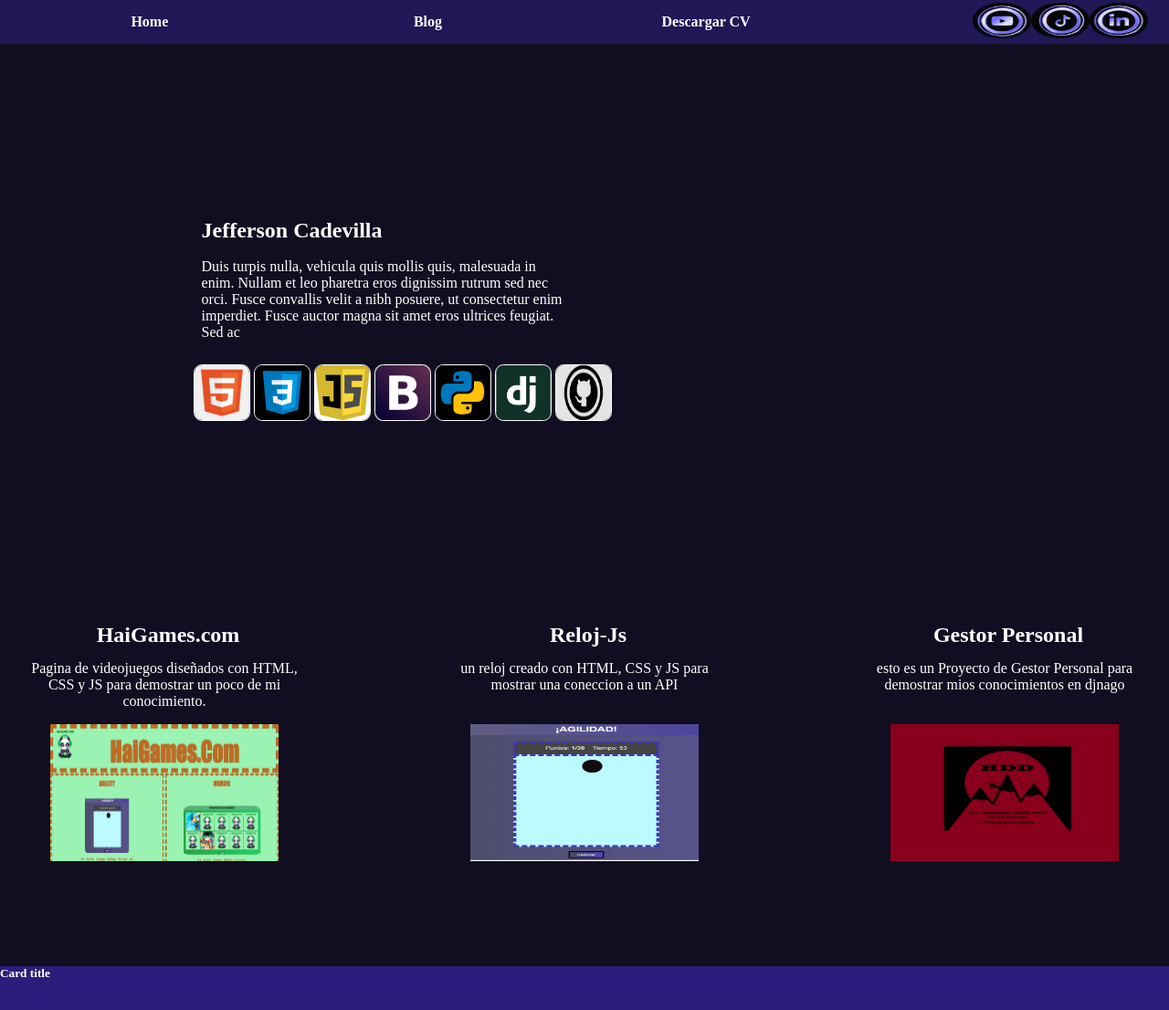
The page / on the database its author committed.
### Portafolio/models.py (models this page shows, shortened)
class Presentacion(models.Model):
    image = models.ImageField(upload_to="Portafolio/images/")
    title = models.CharField( max_length=100)
    description = models.CharField(max_length=250)
    id = models.AutoField(primary_key=True)

class Projecto(models.Model):
    id = models.AutoField(primary_key=True)
    title = models.CharField( max_length=100)
    description = models.CharField(max_length=250)
    image = models.ImageField(upload_to="Portafolio/images/")
    url =models.URLField(blank=True)

### portafolio_jeff/views.py (the view)
# urls.py: 2. Add a URL to urlpatterns:  path('', views.home, name='home')
def home(request, Projecto_id=None):
    projectos = Projecto.objects.all()
    presentaciones = Presentacion.objects.all()
    return render(request, 'Principal.html', {'projectos': projectos, 'presentaciones': presentaciones})

### Templates/Principal.html (shortened to what this page needs)
{% extends 'layout/base.html' %}
{% load static %}
        {% block content %}
            {% for presentacion in presentaciones %}
                <secction class="containerpresent">
                    <div class="Present">
                        <div class="text-container">
                            <h2 class="title01">{{ presentacion.title }}</h2>
                            <p class="title01">{{ presentacion.description }}</p>
                            <div class="skill">
                                <img class="redesS" src="{% static "img/html5 - tabtag.jpg" %}">
                                <img class="redesS" src="{% static "img/CSS3 - MI PORTAL.jpg" %}">
                                <img class="redesS" src="{% static "img/Unplugged Coding in the classroom - The Blog of Curiosity and the Hungry Mind.jpg" %}">
                                <img class="redesS" src="{% static "img/File_Bootstrap logo_svg - Wikimedia Commons.jpg" %}">
                                <img class="redesS" src="{% static "img/Python - MI PORTAL.jpg" %}">
                                <img class="redesS" src="{% static "img/Django minimized logo.jpg" %}">
                                <img class="redesS" src="{% static "img/Social Media Computer Icons GitHub Social Network PNG - Free Download.jpg" %}">
                            </div>
                        </div>
                    </div>
                </secction>
            {% endfor %}
                <secction class="containerproyect">
                    {% for projecto in projectos %}
                        <div class="proyect">
                            <a class="link5" href="{{ projecto.url }}">
                            <h2 class="title01">{{ projecto.title }}</h2>
                            <p class="parrafo01">{{ projecto.description }}</p>
                            <img class="img01" src="{{ projecto.image.url }}"/></a>
                        </div>
                    {% endfor %}
                </secction>
        {% endblock content %}

### Templates/layout/base.html (shortened to what this page needs)
{% load static %}
<!DOCTYPE html>
<html>
    <head>
        <link rel="stylesheet" href="{% static "styles/estilos.css" %}">
    </head>
    <body>
        <nav>
            {% include "layout/partials/navbar.html" %}
        </nav>
        <main class="conten">
            {% block content %}
            {% endblock  %}
        </main>
        <footer>
            {% include "layout/partials/footer.html" %}
        </footer>
    </body>
</html>

### Templates/layout/partials/navbar.html
{% load static %}
<div class="containernav">
    <a class="link1" href="/">Home</a>
    <a class="link2" href="{% url 'vblog'  %}">Blog</a>
    <a class="link3" href="{% url 'vblog'  %}">Descargar CV</a>
    <div class="navredes">
        <a href="https://www.linkedin.com/feed/" target="_blank">
            <img src="{% static "img/linkeding01.png" %}" class="link4">
        </a>
        <a href="https://www.tiktok.com/@jeffdeveloper3" target="_blank">
            <img src="{% static "img/tiktok01.png" %}" class="link4">
        </a>
        <a href="https://www.youtube.com/channel/UCjg9xb_roXzYWaPufC4l_Yg" target="_blank">
            <img src="{% static "img/youtube01.png" %}" class="link4">
        </a>
    </div>
</div>

### Templates/layout/partials/footer.html
{% load static %}
<footer>
    <div class="footercard">
        <h5 >Card title</h5>
    </div>
</footer>

### static/styles/estilos.css (style rules this page uses)
* { margin: 0; padding: 0; list-style: none; }
:root { --color-primary: white ; --color-secondary: #452cd44d ; --color-body: rgba(3, 0, 20, 0.945); --fonts-main: #0006FA; }
body { background:rgba(3, 0, 20, 0.945); }
a { text-decoration: none; color: white; }
.containernav { display: flex; justify-content: space-evenly; width: 100%; height:3rem; background-color: #452cd44d; }
.navredes { width: 25%; height: 100%; position: relative; float: inline-end; }
.link1 { width: 20%; display: flex; align-items: center; justify-content: center; padding: 1%; font-weight: bold; }
.link2 { width: 20%; display: flex; align-items: center; justify-content: center; padding: 1%; font-weight: bold; }
.link3 { width: 20%; display: flex; align-items: center; justify-content: center; padding: 1%; font-weight: bold; }
.link4 { margin-block: 1%; float: inline-end; width: 20%; height: 80%; border-radius: 50%; }
.containerpresent { width: 100%; height:600px; align-items: center; display: flex; justify-content: center; }
.Present { width: 70%; height: -webkit-fill-available; display: flex; justify-content: center; align-items: center; }
.skill { margin-top: 2%; }
.title01 { width: 400px; padding: 1%; color: white; }
.text-container { flex: 1; padding: 20px; display: flex; flex-direction: column; justify-content: center; align-items: flex-start; }
.redesS { width: 60px; height: 60px; border:solid white; border-radius: 15%; border-width: 1px; }
.containerproyect { width: 100%; height: 400px; display: flex; flex-direction: row; justify-content: center; }
.proyect { width:auto; margin: 20px; padding: 10px; color: white; text-align: center; justify-items: center; }
.proyect p { position: relative; margin: auto; padding: 10px; text-align: center; justify-content: center; width: 300px; height: 50px; }
.img01 { width: 250px; height: 150px; padding: 10px; }
.link5 { list-style: none; }
footer { width: 100%; height: 3rem; background-color:#452cd44d; position: relative; margin-top: 10px; }
.footercard { color: white; }

### rows shown on the page
Presentacion: title "Jefferson Cadevilla", description "Duis turpis nulla, vehicula quis mollis quis, malesuada in enim. Nullam et leo pharetra eros dignissim rutrum sed nec orci. Fusce convallis velit a nibh posuere, ut consectetur enim imperdiet. Fusce auctor magna sit amet eros ultrices feugiat. Sed ac"
Projecto: title "HaiGames.com", description "Pagina de videojuegos diseñados con HTML, CSS y JS para demostrar un poco de mi conocimiento.", image (picture)
Projecto: title "Reloj-Js", description "un reloj creado con HTML, CSS y JS para mostrar una coneccion a un API", image (picture)
Projecto: title "Gestor Personal", description "esto es un Proyecto de Gestor Personal para demostrar mios conocimientos en djnago", image (picture)
